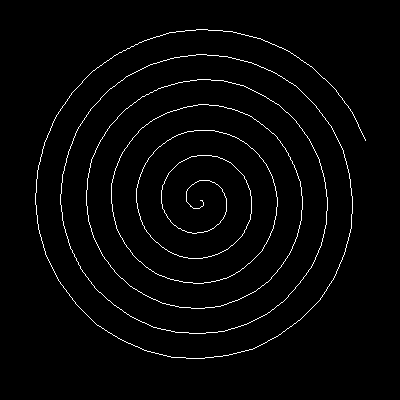

Reproduce this figure in Python.

import numpy as np
from PIL import Image
import math
from lines import draw_line


def spiral(    
        xcenter,
        ycenter,
        angle=0,
        radius=1,
        angle_step=10,
        radius_step=0.7
        ):
    """generates spiral coordinates"""
    while True:
        angle += angle_step
        radius += radius_step
        yield (
            round(math.cos(angle * math.pi / 180) * radius + xcenter),
            round(math.sin(angle * math.pi / 180) * radius + ycenter)
        )


a = np.zeros((400, 400, 3), dtype=np.uint8)
x, y = 200, 200
spiral_gen = spiral(x, y)

for i in range(250):
    xnew, ynew = next(spiral_gen)
    draw_line(a, x, y, xnew, ynew)
    x, y = xnew, ynew

im = Image.fromarray(a)
im.save('spiral.png')
